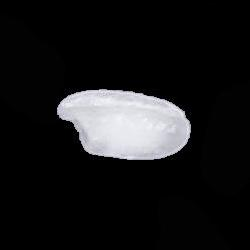
#> input picture Datasets/Rice_Classification_2569/Arborio/Arborio_1.jpg, 250 x 250 px; its folder holds only this picture in this run
$ python rice_classification.py
#> lines starting #> are read from the running program, lines starting #| are printed output that depends on the picture; after the words box and inside, x2 and y2 are one past the last pixel; in counts of white or black regions, pixels touching at a corner belong together
### src/myDIP/evaluation/confusionMatrix.py
import numpy as np
from sklearn.metrics import confusion_matrix


def confusionMatrix(output_img, gt_img):

    matrix = confusion_matrix(gt_img.flatten(), output_img.flatten()).T
    # print(matrix.shape)

    conf_mat = np.zeros(tuple(i+1 for i in matrix.shape))
    # print(conf_mat.shape)

    conf_mat[:-1, :-1] = matrix

    # ### -> Precision
    # conf_mat[:-1, -1] = np.diagonal(matrix) / np.sum(matrix, axis=1)
    # ### -> Recall
    # conf_mat[-1, :-1] = np.diagonal(matrix) / np.sum(matrix, axis=0)

    for i in range(matrix.shape[0]):
        ### -> Precision
        conf_mat[i, -1] = matrix[i,i] / np.sum(matrix[i,:]) \
                          if np.sum(matrix[i,:]) !=0 else 0
        ### -> Recall
        conf_mat[-1, i] = matrix[i,i] / np.sum(matrix[:,i]) \
                          if np.sum(matrix[:,i]) !=0 else 0

    ### -> Accuracy
    conf_mat[-1,-1] = np.sum(np.diagonal(matrix)) / np.sum(matrix)
    # print(matrix)
    # print(conf_mat)

    return conf_mat

# [24 lines left out: function overallConfusionMatrix, not called in this run]

### src/rice_classification.py
import os
from glob import glob
import cv2 as cv
import numpy as np
import matplotlib.pyplot as plt
from skimage.measure import regionprops


from myDIP.evaluation import overallConfusionMatrix, confusionMatrix

def segmentation(img):

    segment_img = np.where(img > 127, 1, 0)
    segment_img = segment_img.astype(np.uint8) * 255.0

    return segment_img

def featureExtraction(seg_img):

    ### -> object define by Connected Components
    _, label_img = cv.connectedComponents(seg_img)

    object_list = regionprops(label_img)

    for object in object_list:

        eccentricity = object.eccentricity

        axis_major_length = object.axis_major_length


    # -> Feature Vector
    feature_vector = [eccentricity, axis_major_length]

    return feature_vector

def classifier(feature_vector):
    '''
        Manual Decision Tree Classifier
    '''
    eccentricity, axis_major_length  = feature_vector

    if eccentricity <= 0.8:
        pred_class = "Karacadag"
    else:
        if 0.8 < eccentricity <= 0.9:
            pred_class = "Arborio"
        else:
            if axis_major_length >= 180:
                pred_class = "Basmati"
            else:
                pred_class = "Jasmine"

    return pred_class


if __name__ == "__main__":

    ### -> Set base directory
    base_dir = r"../Datasets/Rice_Classification_2569"

    ### -> Get class name from folder name
    class_name = os.listdir(base_dir)

    y_true = []
    y_pred = []

    for class_label in class_name:

        ### -> Class Directory
        class_dir = os.path.join(base_dir, class_label)
        img_path_list = sorted(glob(class_dir + "\*")) # - Get Image PATH

        for img_path in img_path_list:

            ### -> Read Input Image
            img = cv.imread(img_path)
#> img is the input picture: shape (250, 250, 3); mean B, G, R 26, 25.1, 25.1

            ### -> Color Model Conversion
            rgb_img = cv.cvtColor(img, cv.COLOR_BGR2RGB)
            gray_img = cv.cvtColor(img, cv.COLOR_BGR2GRAY)

            ### -> Segmentation
            seg_img = segmentation(gray_img).astype(np.uint8)
#> in segmentation, `segment_img = np.where(img > 127, 1, 0)`:
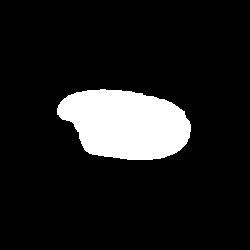
#> segment_img: shape (250, 250) int64; values 0 (black) and 1 (white), 11.5% white; 1 white region, box (x1, y1, x2, y2) and area: (57, 89, 191, 160) 7190


            ### -> Feature Extraction
            feature_vector = featureExtraction(seg_img)
#> in featureExtraction, `_, label_img = cv.connectedComponents(seg_img)`: label_img: shape (250, 250) int32; values 0 (black) and 1 (white), 11.5% white; 1 white region
#> in featureExtraction, `object_list = regionprops(label_img)`: object_list = 1 regions; box (x1, y1, x2, y2) and area: (57, 89, 191, 160) 7190
#> the loop in featureExtraction, `for object in object_list: ` made 1 pass
#> (eccentricity, axis_major_length) on pass 1: (0.852, 133.1)
#> in featureExtraction, `feature_vector = [eccentricity, axis_major_length]`: feature_vector = [0.852, 133.1]
#> feature_vector = [0.852, 133.1]

            ### -> Classification
            pred_class = classifier(feature_vector)
#> in classifier, `eccentricity, axis_major_length  = feature_vector`: eccentricity = 0.852; axis_major_length = 133.1
#> pred_class = 'Arborio'


            y_true.append(class_label)
            y_pred.append(pred_class)
#> pass 2 of the loop `for class_label in class_name:`:
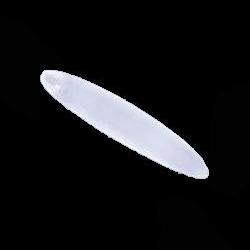
#> input picture Datasets/Rice_Classification_2569/Basmati/Basmati_1.jpg, 250 x 250 px
#> img is the input picture: shape (250, 250, 3); mean B, G, R 24.5, 22.7, 22.5
#> in segmentation (call 2), `segment_img = np.where(img > 127, 1, 0)`:
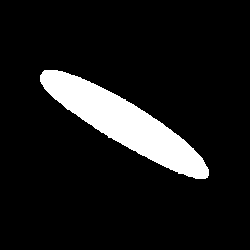
#> segment_img: shape (250, 250) int64; values 0 (black) and 1 (white), 10.2% white; 1 white region, box (x1, y1, x2, y2) and area: (40, 70, 209, 179) 6361
#> label_img: shape (250, 250) int32; values 0 (black) and 1 (white), 10.2% white; 1 white region
#> object_list = 1 regions; box (x1, y1, x2, y2) and area: (40, 70, 209, 179) 6361
#> the loop in featureExtraction (call 2), `for object in object_list: ` made 1 pass
#> (eccentricity, axis_major_length) on pass 1: (0.979, 199.7)
#> `feature_vector = featureExtraction(seg_img)`: feature_vector = [0.979, 199.7]
#> pred_class = 'Basmati'

    ### -> Evaluation
    y_pred = np.array(y_pred)
    y_true = np.array(y_true)
    conf_mat = confusionMatrix(y_pred, y_true)
#> in confusionMatrix, `matrix = confusion_matrix(gt_img.flatten(), output_img.flatten()).T`: matrix = [[1, 0], [0, 1]]
#> after the loop in confusionMatrix, `for i in range(matrix.shape[0]):`: conf_mat = [[1, 0, 1], [0, 1, 1], [1, 1, 0]]
#> conf_mat = [[1, 0, 1], [0, 1, 1], [1, 1, 1]]

    ### -> Show Confusion Matrix
    np.set_printoptions(suppress=True, precision=3)
    print(conf_mat)
#| [[1. 0. 1.]
#|  [0. 1. 1.]
#|  [1. 1. 1.]]
